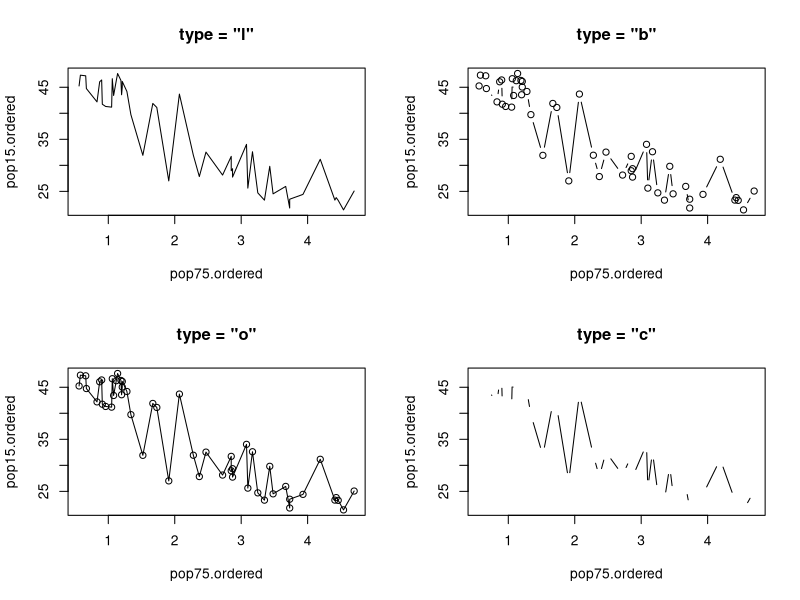

Reproduce this figure in R.
par( mfrow=c(2, 2 ) )

ord = order( 
  LifeCycleSavings$pop75 
  )
pop75.ordered = LifeCycleSavings$pop75[ ord ]
pop15.ordered = LifeCycleSavings$pop15[ ord ]

plot( 
  pop75.ordered, 
  pop15.ordered, 
  type="l", 
  main="type = \"l\"" 
  )
plot( 
  pop75.ordered, 
  pop15.ordered, 
  type="b", 
  main="type = \"b\"" 
  )
plot( 
  pop75.ordered, 
  pop15.ordered, 
  type="o", 
  main="type = \"o\"" 
  )
plot( 
  pop75.ordered, 
  pop15.ordered, 
  type="c", 
  main="type = \"c\"" 
  )

par( mfrow=c( 1, 1 ) )
